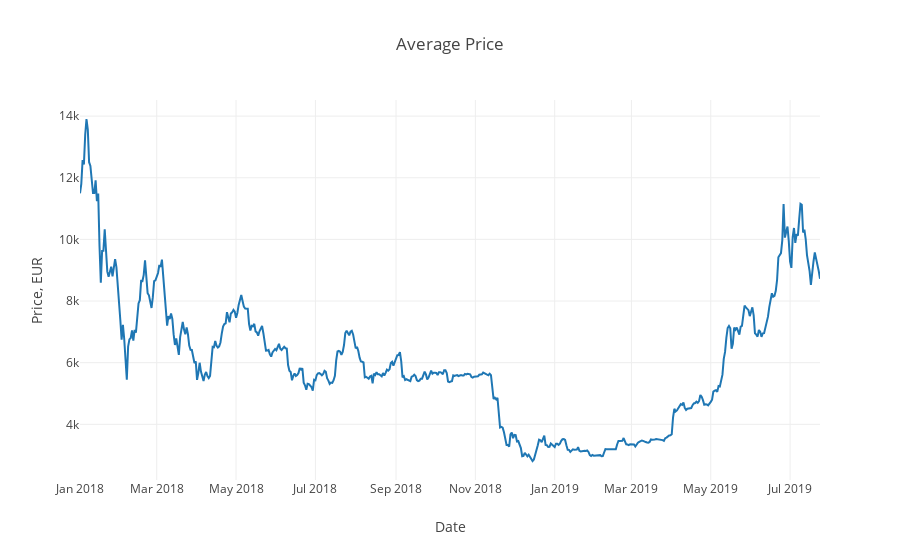

Here is the notebook cell this chart was saved with:
### Code cell
data = [btc_trace4]
layout = dict(title = 'Average Price', xaxis = dict(title = 'Date'),
              yaxis = dict(title = 'Price, EUR'))
fig = dict(data=data, layout=layout)
plotly.offline.iplot(fig)

### Figure 1 — Plotly figure (JSON) as saved in the notebook; plotly's stock layout.template omitted (floating-point values rounded to 4 significant figures; data arrays with more than 128 entries replaced by an {"elided": "..."} marker saying what was removed)
{"data": [{"type": "scatter", "uid": "7b0cd451-59a1-4ba7-9776-1e4df60ba9c6", "x": {"elided": "570 str values"}, "y": {"elided": "570 float values"}}], "layout": {"title": {"text": "Average Price"}, "xaxis": {"title": {"text": "Date"}}, "yaxis": {"title": {"text": "Price, EUR"}}}}
